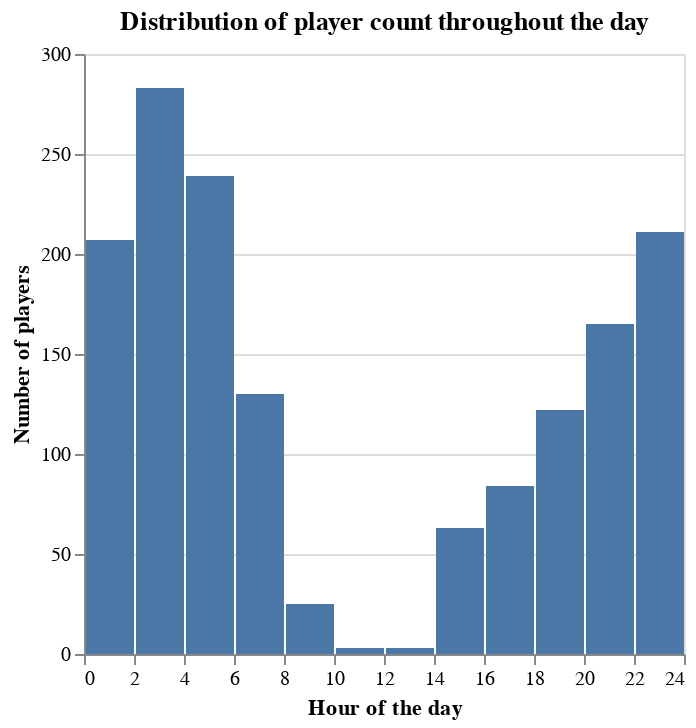

Here is the notebook cell this chart was saved with:
### Code cell
hours_plot = alt.Chart(sessions_data).mark_bar().encode(
    x=alt.X('hour').title('Hour of the day').bin(maxbins=20),
    y=alt.Y('count()').title('Number of players')
).properties(title='Distribution of player count throughout the day')
hours_plot

### Figure 1 — Vega-Lite specification as saved in the notebook (floating-point values rounded to 4 significant figures; data arrays with more than 128 entries replaced by an {"elided": "..."} marker saying what was removed)
{"config": {"view": {"continuousWidth": 300, "continuousHeight": 300}}, "data": {"name": "data-7aa68a8d3acae511e99396cf7df57080"}, "mark": {"type": "bar"}, "encoding": {"x": {"bin": {"maxbins": 20}, "field": "hour", "title": "Hour of the day", "type": "quantitative"}, "y": {"aggregate": "count", "title": "Number of players", "type": "quantitative"}}, "title": "Distribution of player count throughout the day", "$schema": "https://vega.github.io/schema/vega-lite/v5.20.1.json", "datasets": {"data-7aa68a8d3acae511e99396cf7df57080": {"elided": "1535 records"}}}
